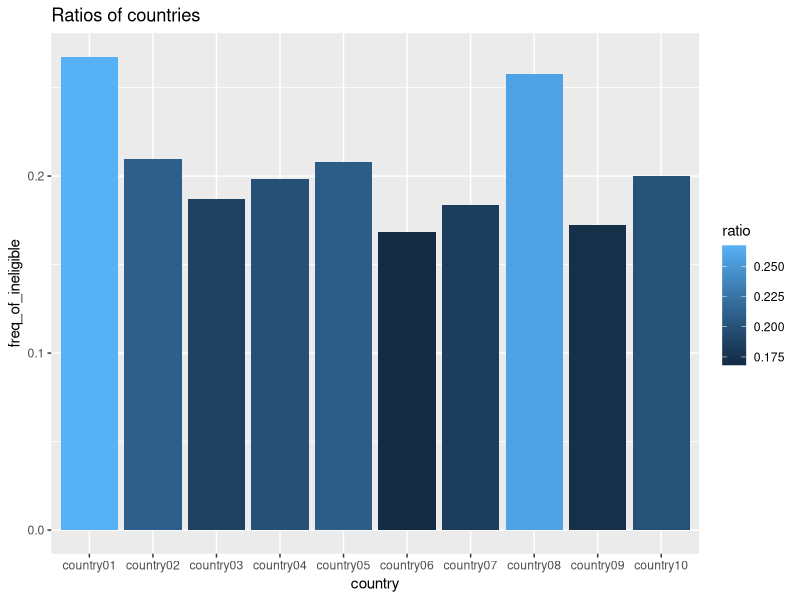
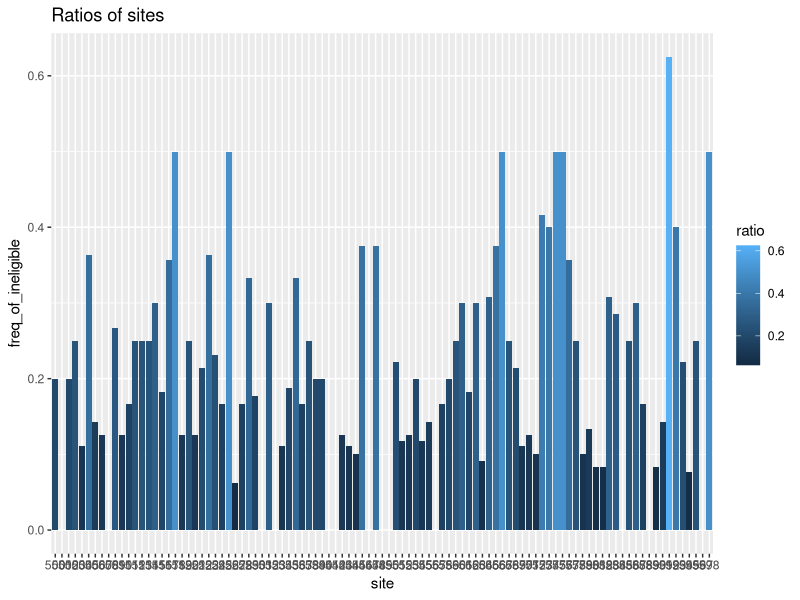

Generate these figures, in order, with R:
library(tidyverse)

#<!-- Importing csv files -->
randomized = read.csv("randomized.csv", header = TRUE)
site = read.csv("site.csv", header = TRUE)
country = read.csv("country.csv", header = TRUE)
assessment_of_pi = read.csv("assessment_of_pi.csv", header = TRUE)
criteria_of_pi = read.csv("criteria_of_pi.csv", header = TRUE)
assessment_of_cm = read.csv("assessment_of_cm.csv", header = TRUE)
data = read.csv("data.csv", header = TRUE)


#<!-- Creating one dataset with all essential data for all randomized subjects -->
country_site <- data.frame(site["subject"], country["country"], country["site"])
dataset <- merge(x=randomized, y=country_site, by="subject", all.x=TRUE)[ ,c("subject", "country", "site")]
dataset <- merge(x=dataset, y=assessment_of_pi, by="subject", all.x=TRUE)[ ,c("subject","site", "country","pi_assessment")]
dataset <- merge(x=dataset, y=criteria_of_pi, by="subject", all.x=TRUE)[ ,c("subject","site", "country","pi_assessment", "pi_crit")]
dataset <- merge(x=dataset, y=assessment_of_cm, by="subject", all.x=TRUE)[ ,c("subject","site", "country","pi_assessment", "pi_crit", "cm_assessment")]
rm(country_site)
# Removing duplicates 
clear_dataset <- dataset %>% distinct(subject, .keep_all = TRUE)

# Adding new column "Eligibility"
clear_dataset$Eligibility <- NA

#<!-- Assignment of final eligibility for each randomized subject -->
add = character(0)
eligi = character(0)

for (i in 1:nrow(clear_dataset)){
  if ((clear_dataset$pi_assessment[i] %in% "Ineligible") || (clear_dataset$pi_assessment[i] %in% NA) || (clear_dataset$pi_crit[i] %in% "Exclusion") || (clear_dataset$cm_assessment[i] %in% "Exclusion")) {add = paste("Ineligible")} else {add = paste("Eligible")}
  add = add
  eligi = append(eligi, add)
}

clear_dataset$Eligibility <- eligi
rm(eligi); rm(add)


#<!-- CALCULATIONS -->

#<!-- - Study level -->

# number and ratio of incorrectly randomized (ineligible) subjects on study
all.subjects <- nrow(clear_dataset) # all randomized subjects
paste('Number of all subjects on study:' , all.subjects)
all.Ineligible <- nrow(clear_dataset[clear_dataset$Eligibility == "Ineligible",]) # all randomized ineligible subjects
paste('Number of incorrectly randomized (ineligible) subjects on study:' , all.Ineligible)
study.ratio <- all.Ineligible/all.subjects # ratio of incorrectly randomized (ineligible) subjects on study
paste('Ratio of incorrectly randomized (ineligible) subjects on study:' , study.ratio)


#<!-- - Country level -->

# number of subjects on country
all_sub_country <- apply(clear_dataset[3], 2, table)
all_sub_country <- data.frame(all_sub_country)

# renaming of columns
all_sub_country <- setNames(cbind(rownames(all_sub_country), all_sub_country, row.names = NULL), c("country", "freq_of_all"))


# creating a dataset storing only ineligible subjects
dataset.ineligi.only <- clear_dataset[clear_dataset$Eligibility == "Ineligible", ]

# number of incorrectly randomized (ineligible) subjects on country
ineligi_sub_country <- apply(dataset.ineligi.only[3], 2, table)
ineligi_sub_country <- data.frame(ineligi_sub_country)

# renaming of columns
ineligi_sub_country <- setNames(cbind(rownames(ineligi_sub_country), ineligi_sub_country, row.names = NULL), c("country", "freq_of_ineligible"))

# merging both tables
summary.country <- merge(x=all_sub_country, y=ineligi_sub_country, by="country", all.x=TRUE)

# adding ratio variable
summary.country$ratio <- summary.country$freq_of_ineligible/summary.country$freq_of_all


#<!-- - Site level -->

# number of subjects on site
all_sub_site <- apply(clear_dataset[2], 2, table)
all_sub_site <- data.frame(all_sub_site)

# renaming of columns
all_sub_site <- setNames(cbind(rownames(all_sub_site), all_sub_site, row.names = NULL), c("site", "freq_of_all"))


# creating a dataset storing only ineligible subjects
dataset.ineligi.only <- clear_dataset[clear_dataset$Eligibility == "Ineligible", ]

# number of incorrectly randomized (ineligible) subjects on site
ineligi_sub_site <- apply(dataset.ineligi.only[2], 2, table)
ineligi_sub_site <- data.frame(ineligi_sub_site)

# renaming of columns
ineligi_sub_site <- setNames(cbind(rownames(ineligi_sub_site), ineligi_sub_site, row.names = NULL), c("site", "freq_of_ineligible"))

# merging both tables
summary.site <- merge(x=all_sub_site, y=ineligi_sub_site, by="site", all.x=TRUE)

# adding ratio variable
summary.site$ratio <- summary.site$freq_of_ineligible/summary.site$freq_of_all


#<!-- TABLES AND FIGURES -->

# Table with summary of country level
summary.country

# Country with the greatest ratio 
the_country <- summary.country$country[which.max(summary.country$ratio)]
paste('The country with the max ratio is' , the_country)
plot.country <- ggplot(data=summary.country,
                       aes(x=country, y=ratio, fill = ratio,
                       )) + 
  geom_bar(stat = "identity") + scale_fill_continuous(type = "gradient") +
  xlab(colnames(summary.country)[1]) +
  ylab(colnames(summary.country)[3]) +
  ggtitle("Ratios of countries") 
plot.country

# Table with summary of site level
summary.site

# Site with the greatest ratio
the_site <- summary.site$site[which.max(summary.site$ratio)]
paste('The site with the max ratio is' , the_site)
plot.site <- ggplot(data=summary.site,
                    aes(x=site, y=ratio, fill = ratio,
                    )) + 
  geom_bar(stat = "identity") + scale_fill_continuous(type = "gradient") +
  xlab(colnames(summary.site)[1]) +
  ylab(colnames(summary.site)[3]) +
  ggtitle("Ratios of sites") 
plot.site

